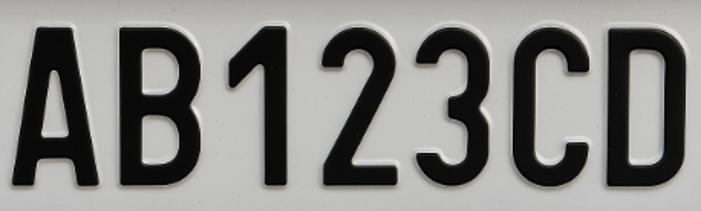
#> input picture Week6_HW_1140327/Images/carlicense.png, 701 x 211 px, found by its file name
$ python HW_CCA.py
#> lines starting #> are read from the running program, lines starting #| are printed output that depends on the picture; after the words box and inside, x2 and y2 are one past the last pixel; in counts of white or black regions, pixels touching at a corner belong together
import cv2
import numpy as np
import matplotlib.pyplot as plt
import math

# 讀入灰階圖
image = cv2.imread('images/carlicense.png', cv2.IMREAD_GRAYSCALE)
#> image: shape (211, 701); min 0, max 236, mean 131.9

# 顯示原始圖
plt.figure(figsize=(6, 4))
plt.title("Original Grayscale Image")
plt.imshow(image, cmap='gray')
plt.axis('off')
plt.show()

# 二值化處理
_, imThresh = cv2.threshold(image, 50, 255, cv2.THRESH_BINARY)
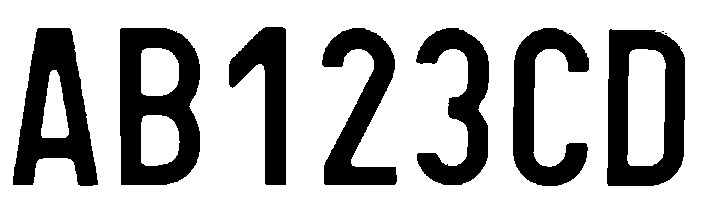
#> imThresh: shape (211, 701); 70.8% white; 9 black regions (2 under 20 px), largest, box (x1, y1, x2, y2) and area: (120, 28, 200, 185) 8195, (607, 29, 685, 186) 7217, (13, 28, 98, 186) 7126
imThresh_inv = cv2.bitwise_not(imThresh)
plt.figure()
plt.title("Inverted Threshold Image")
plt.imshow(imThresh_inv, cmap='gray')
plt.axis('off')
plt.show()

# 找到連通元件
num_labels, imLabels = cv2.connectedComponents(imThresh_inv)
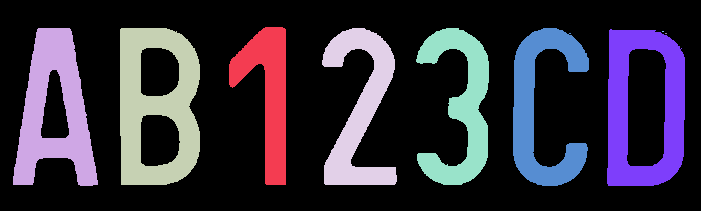
#> imLabels: shape (211, 701) int32; 10 distinct labels, from 0 to 9; one colour per label, 0 black
#> num_labels = 10

# 根據 num_labels 依序顯示各個連通元件
# 設定每行顯示3個元件，根據總元件數決定列數
num_labels = num_labels - 2
#> num_labels = 8
cols = 3
rows = math.ceil(num_labels / cols)
#> rows = 3
plt.figure(figsize=(15, 5 * rows))

for i in range(num_labels):
    plt.subplot(rows, cols, i + 1)
    plt.imshow(imLabels == i, cmap='gray')
    plt.title("Component ID: {}".format(i))
    plt.axis('off')

plt.tight_layout()
plt.savefig('CCA.png')
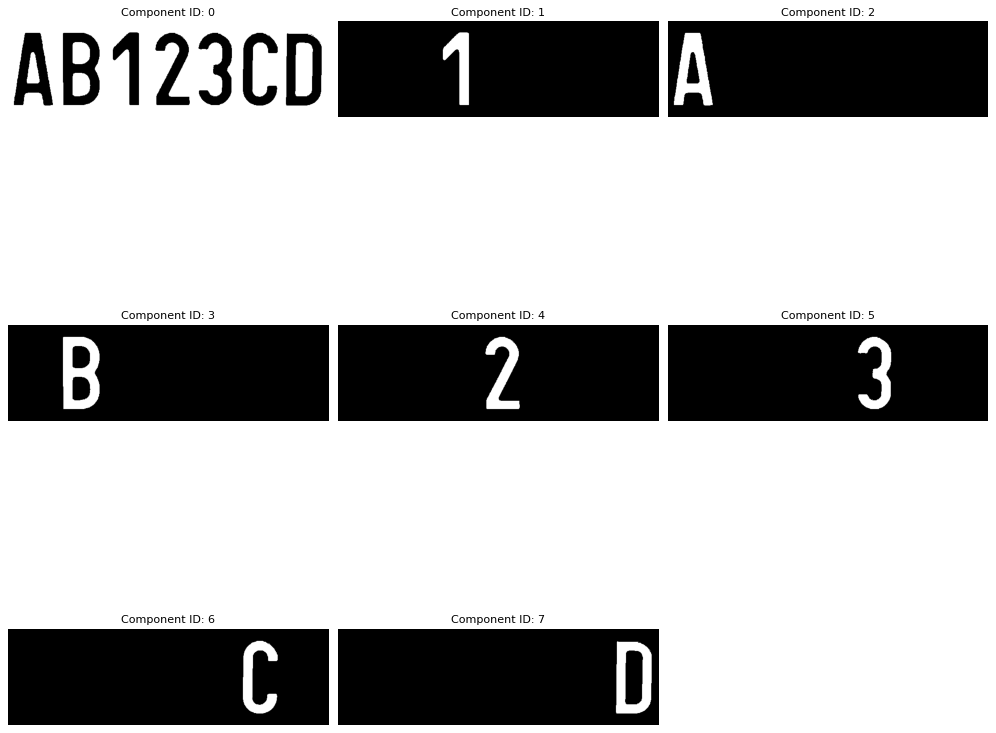
#> figure drawn by matplotlib, 8 panels
plt.show()
